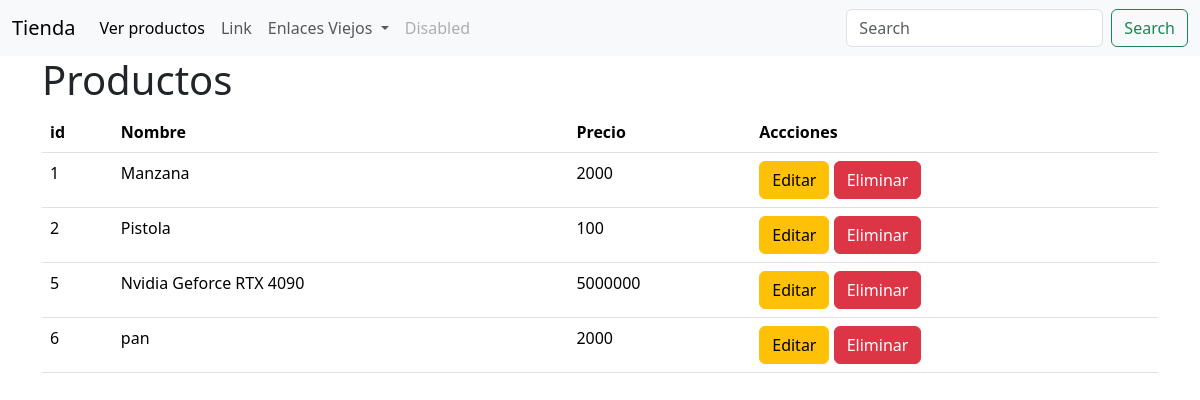
The app's page /productos/, older data.
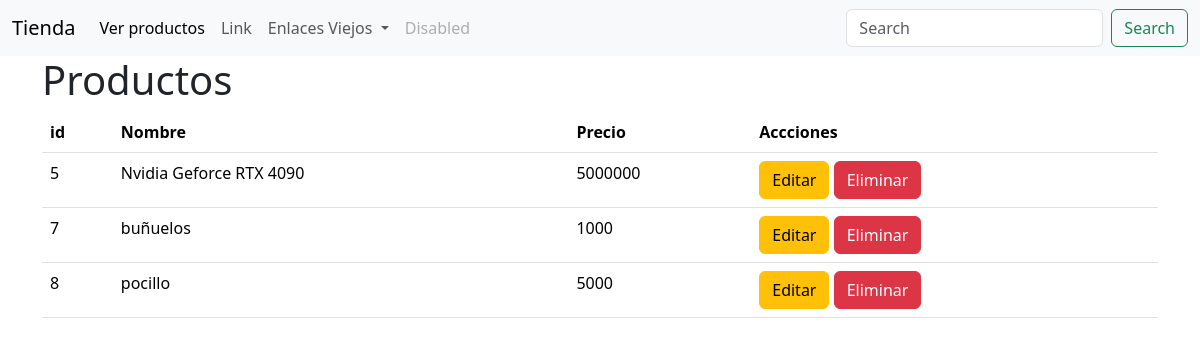
The same page, newer data.
### tienda/models.py (models this page shows, shortened)
class Producto(models.Model):
    cod = models.IntegerField(unique=True)
    nombre = models.CharField(max_length=254)
    precio = models.IntegerField()
    stock = models.IntegerField()
    CATEGORIAS = (
        (0,""),
        (1, 'Ropa'),
        (2, 'Comida'),
        (3, 'Electrodomésticos'),
    )
    categoria = models.IntegerField(choices=CATEGORIAS,default=0, null=True,blank=True)

### tienda/views.py (the view)
# urls.py: path("productos/", views.productos, name="productos"),
def productos(request):
    q = Producto.objects.all()
    contexto = {
    "data": q
    }
    return render (request, "productos/listar_productos.html", contexto)

### tienda/templates/productos/listar_productos.html (shortened to what this page needs)
{% extends 'base.html' %}
{% load static %}
{% block contenido %}
    <link href="https://cdn.jsdelivr.net/npm/bootstrap@5.3.3/dist/css/bootstrap.min.css" rel="stylesheet">
    <h1>Productos</h1>
    <table class="table">
        <thead>
            <th>id</th>
            <th>Nombre</th>
            <th>Precio</th>
            <th>Accciones</th>
        </thead>
        <tbody>
            {% for r in data %}
            <tr>
                <td>{{ r.id }}</td>
                <td>{{ r.nombre }}</td>
                <td>{{ r.precio }}</td>
                <td>
                    <button type="button" class="btn btn-warning">Editar</button>
                    <a type="button" href="{% url 'eliminar_producto' r.id %}" class="btn btn-danger">Eliminar</a>
                </td>
            </tr>
            {% endfor %}
        </tbody>
    </table>
{% endblock %}

### tienda/templates/base.html (shortened to what this page needs)
{% load static %}
<!DOCTYPE html>
<html lang="en">
<head>
    <link href="https://cdn.jsdelivr.net/npm/bootstrap@5.3.3/dist/css/bootstrap.min.css" rel="stylesheet">
</head>
<body>
    <nav class="navbar navbar-expand-lg bg-body-tertiary">
        <div class="container-fluid">
            <a class="navbar-brand" href="{% url 'index' %}"">Tienda</a>
            <div class="collapse navbar-collapse" id="navbarSupportedContent">
                <ul class="navbar-nav me-auto mb-2 mb-lg-0">
                    <li class="nav-item">
                        <a class="nav-link active" aria-current="page" href="{% url 'productos' %}">Ver productos</a>
                    </li>
                    <li class="nav-item">
                        <a class="nav-link" href="#">Link</a>
                    </li>
                    <li class="nav-item dropdown">
                        <a class="nav-link dropdown-toggle" href="#" role="button" data-bs-toggle="dropdown"
                            aria-expanded="false">
                            Enlaces Viejos
                        </a>
                    </li>
                    <li class="nav-item">
                        <a class="nav-link disabled" aria-disabled="true">Disabled</a>
                    </li>
                </ul>
                <form class="d-flex" role="search">
                    <input class="form-control me-2" type="search" placeholder="Search" aria-label="Search">
                    <button class="btn btn-outline-success" type="submit">Search</button>
                </form>
            </div>
        </div>
    </nav>
    <div class="container">
        {% block contenido %}{% endblock %}
    </div>
</body>
</html>

Row changes from the older to the newer data that the page shows:
removed Producto: id "1", nombre "Manzana", precio "2000"
removed Producto: id "2", nombre "Pistola", precio "100"
removed Producto: id "6", nombre "pan", precio "2000"
added Producto: id "7", nombre "buñuelos", precio "1000"
added Producto: id "8", nombre "pocillo", precio "5000"
